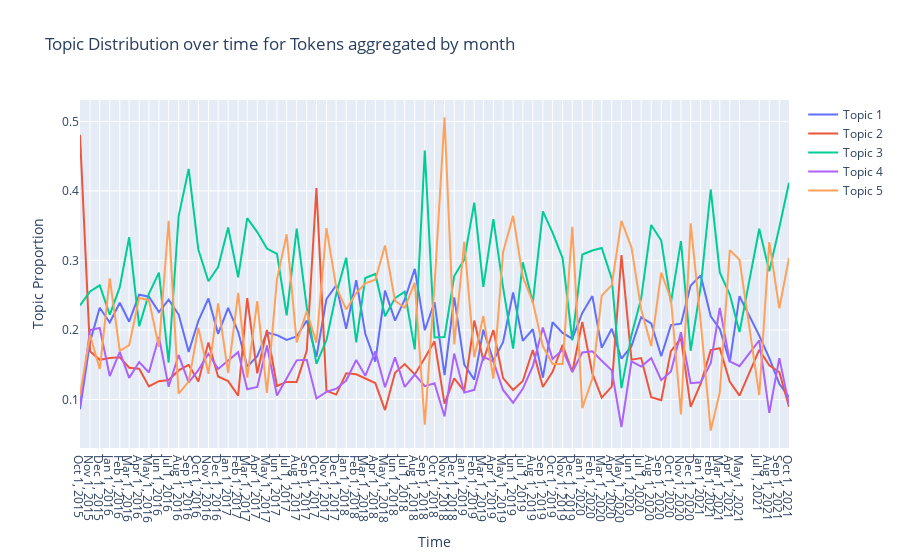

Source (notebook cell):
### Code cell
fig = go.Figure()
for i in range(1,6):
    fig.add_trace(go.Scatter(x=df_by_month['date'], y=df_by_month[str(i)],
                             mode='lines',
                             name='Topic ' + str(i)))
fig.update_layout(title='Topic Distribution over time for Tokens aggregated by month',
                  xaxis = dict(title='Time',
                            tick0 = df_by_month['date'].iloc[0],
                            tickvals = df_by_month['date'],
                            #ticktext = df_by_month['date']
                            ),
                  yaxis_title='Topic Proportion')
fig.write_html("plotly_topic_distr_monthwise.html")
fig.show()
